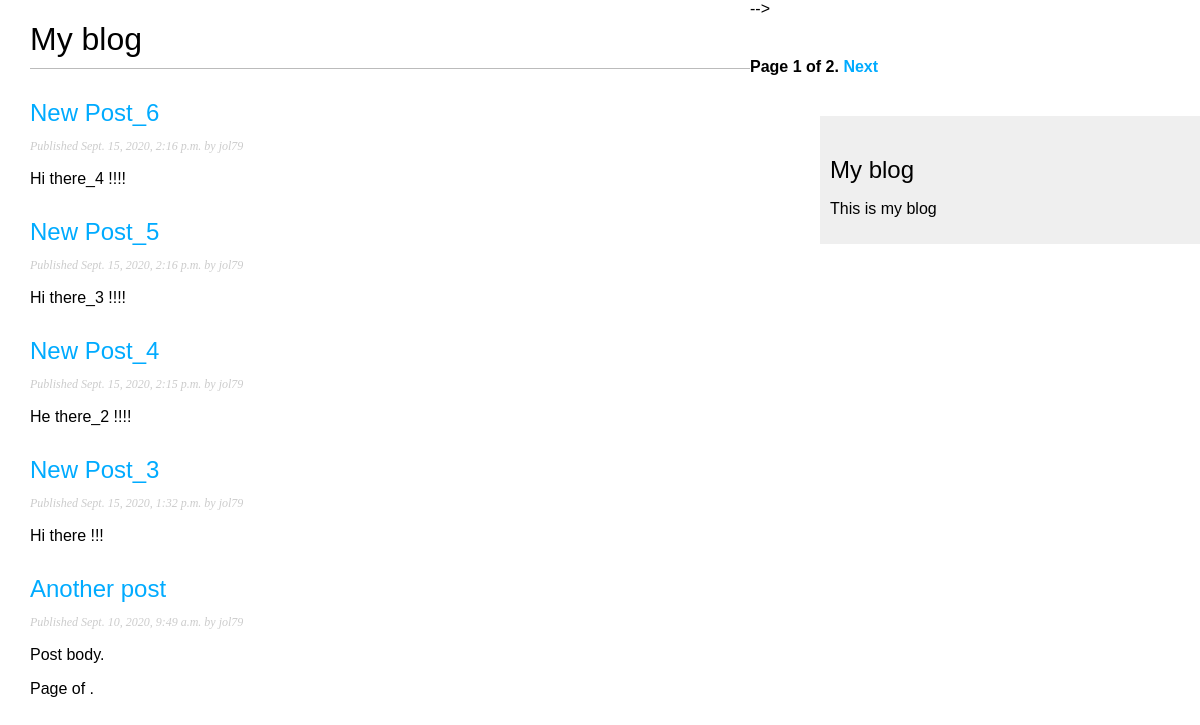
/blog/, run on an earlier commit of the app's database.
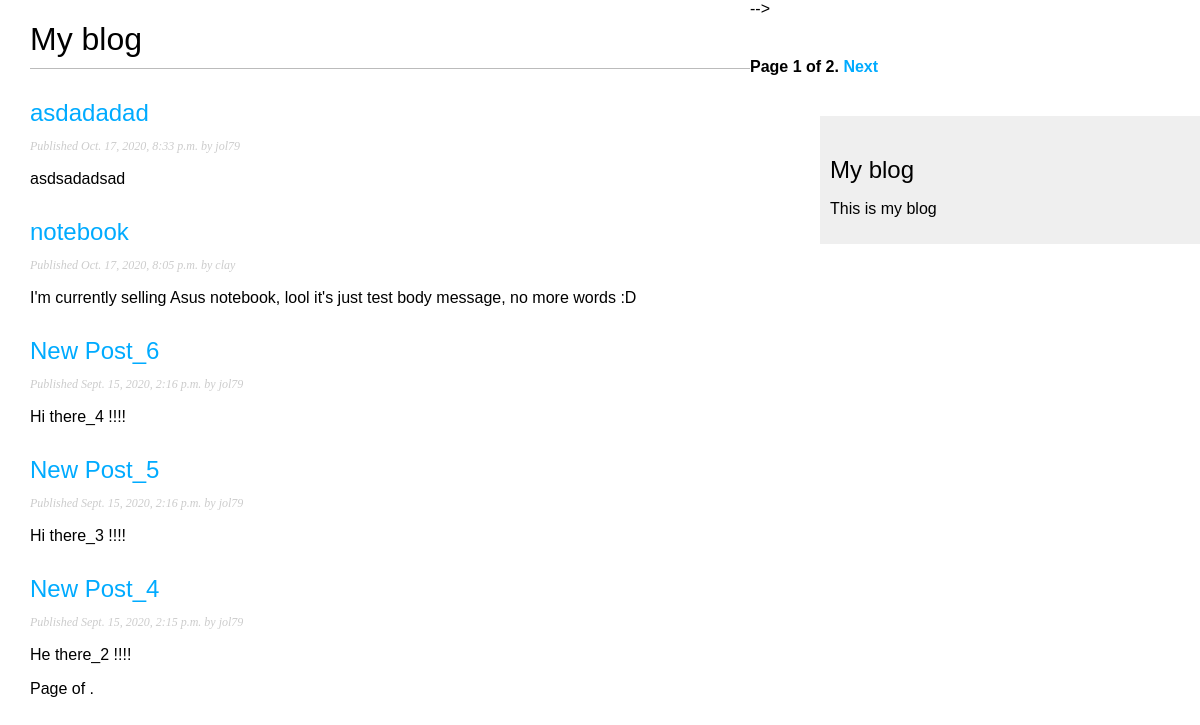
And on a later commit of the database.
### blog/models.py (models this page shows, shortened)
class Post(models.Model):
    STATUS_CHOICES = (
        ('draft', 'Draft'),
        ('published', 'Published'),
    )
    title = models.CharField(max_length=250)
    slug = models.SlugField(max_length=250,
                            unique_for_date='publish')
    author = models.ForeignKey(User,
                               on_delete=models.CASCADE,
                               related_name='blog_posts')
    body = models.TextField()
    publish = models.DateTimeField(default=timezone.now)
    created = models.DateTimeField(auto_now_add=True)
    updated = models.DateTimeField(auto_now=True)
    status = models.CharField(max_length=10,
                              choices=STATUS_CHOICES,
                              default='draft')
    objects = models.Manager()
    published = PublishedManager()
    def get_absolute_url(self):
        return reverse('blog:post_detail',
                       args=[self.publish.year,
                             self.publish.month,
                             self.publish.day,
                             self.slug])
    class Meta:
        ordering = ['-publish']

### blog/views.py (the view)
# urls.py: path('', views.PostListView.as_view(), name='post_list'),
class PostListView(ListView):
    queryset = Post.published.all()
    context_object_name = 'posts'
    paginate_by = 5
    template_name = 'blog/post/list.html'

### blog/templates/blog/post/list.html (shortened to what this page needs)
{% extends "blog/base.html" %}
{% block content %}
    <h1>My blog</h1>
    {% for post in posts %}
        <h2>
            <a href="{{ post.get_absolute_url }}">
                {{ post.title }}
            </a>
        </h2>
        <p class="date">
            Published {{ post.publish }} by {{ post.author}}
        </p>
        {{ post.body|truncatewords:30|linebreaks }}
    {% endfor %}
        {% include "pagination.html" with page=page_obj %}
{% endblock %}

What changed in the data, as far as the page shows it:
no longer on this page (row unchanged): Post: title "New Post_3", publish "Sept. 15, 2020, 1:32 p.m.", author "jol79", body "Hi there !!!"
no longer on this page (row unchanged): Post: title "Another post", publish "Sept. 10, 2020, 9:49 a.m.", author "jol79", body "Post body."
added Post: title "asdadadad", publish "Oct. 17, 2020, 8:33 p.m.", author "jol79", body "asdsadadsad"
added Post: title "notebook", publish "Oct. 17, 2020, 8:05 p.m.", author "clay", body "I'm currently selling Asus notebook, lool it's just test body message, no more words :D"
